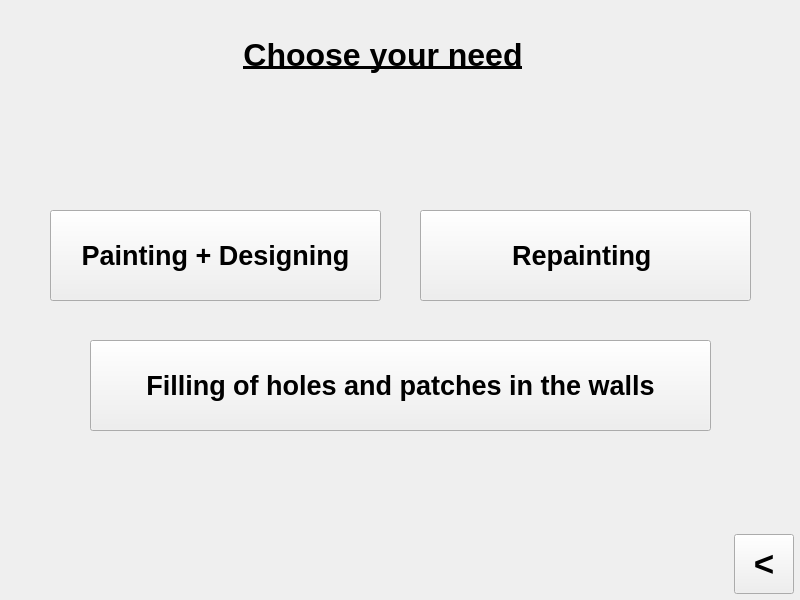
<?xml version="1.0" encoding="UTF-8"?>
<ui version="4.0">
 <class>MainWindow</class>
 <widget class="QMainWindow" name="MainWindow">
  <property name="geometry">
   <rect>
    <x>0</x>
    <y>0</y>
    <width>800</width>
    <height>600</height>
   </rect>
  </property>
  <property name="minimumSize">
   <size>
    <width>800</width>
    <height>600</height>
   </size>
  </property>
  <property name="maximumSize">
   <size>
    <width>800</width>
    <height>600</height>
   </size>
  </property>
  <property name="windowTitle">
   <string>SWEEP</string>
  </property>
  <property name="windowIcon">
   <iconset>
    <normaloff>logo.jpg</normaloff>logo.jpg</iconset>
  </property>
  <widget class="QWidget" name="centralwidget">
   <widget class="QPushButton" name="pushButton_back">
    <property name="geometry">
     <rect>
      <x>734</x>
      <y>534</y>
      <width>60</width>
      <height>60</height>
     </rect>
    </property>
    <property name="minimumSize">
     <size>
      <width>60</width>
      <height>60</height>
     </size>
    </property>
    <property name="maximumSize">
     <size>
      <width>60</width>
      <height>60</height>
     </size>
    </property>
    <property name="font">
     <font>
      <pointsize>26</pointsize>
      <weight>75</weight>
      <bold>true</bold>
     </font>
    </property>
    <property name="text">
     <string>&lt;</string>
    </property>
   </widget>
   <widget class="QLabel" name="label">
    <property name="geometry">
     <rect>
      <x>240</x>
      <y>0</y>
      <width>286</width>
      <height>111</height>
     </rect>
    </property>
    <property name="minimumSize">
     <size>
      <width>0</width>
      <height>111</height>
     </size>
    </property>
    <property name="maximumSize">
     <size>
      <width>16777215</width>
      <height>111</height>
     </size>
    </property>
    <property name="styleSheet">
     <string notr="true">color: black
</string>
    </property>
    <property name="text">
     <string>&lt;html&gt;&lt;head/&gt;&lt;body&gt;&lt;p align=&quot;center&quot;&gt;&lt;span style=&quot; font-size:24pt; font-weight:600; text-decoration: underline;&quot;&gt;Choose your need&lt;/span&gt;&lt;/p&gt;&lt;/body&gt;&lt;/html&gt;</string>
    </property>
   </widget>
   <widget class="QPushButton" name="pushButton_repaint">
    <property name="geometry">
     <rect>
      <x>420</x>
      <y>210</y>
      <width>331</width>
      <height>91</height>
     </rect>
    </property>
    <property name="font">
     <font>
      <pointsize>20</pointsize>
      <weight>75</weight>
      <bold>true</bold>
     </font>
    </property>
    <property name="text">
     <string>Repainting </string>
    </property>
   </widget>
   <widget class="QPushButton" name="pushButton_holepatch">
    <property name="geometry">
     <rect>
      <x>90</x>
      <y>340</y>
      <width>621</width>
      <height>91</height>
     </rect>
    </property>
    <property name="font">
     <font>
      <pointsize>20</pointsize>
      <weight>75</weight>
      <bold>true</bold>
     </font>
    </property>
    <property name="text">
     <string>Filling of holes and patches in the walls</string>
    </property>
   </widget>
   <widget class="QPushButton" name="pushButton_paintdesign">
    <property name="geometry">
     <rect>
      <x>50</x>
      <y>210</y>
      <width>331</width>
      <height>91</height>
     </rect>
    </property>
    <property name="font">
     <font>
      <pointsize>20</pointsize>
      <weight>75</weight>
      <bold>true</bold>
     </font>
    </property>
    <property name="text">
     <string>Painting + Designing</string>
    </property>
   </widget>
   <widget class="QLabel" name="label_2">
    <property name="geometry">
     <rect>
      <x>0</x>
      <y>0</y>
      <width>800</width>
      <height>600</height>
     </rect>
    </property>
    <property name="text">
     <string/>
    </property>
    <property name="pixmap">
     <pixmap>IMG_0536.jpeg</pixmap>
    </property>
    <property name="scaledContents">
     <bool>true</bool>
    </property>
   </widget>
   <zorder>label_2</zorder>
   <zorder>pushButton_back</zorder>
   <zorder>label</zorder>
   <zorder>pushButton_repaint</zorder>
   <zorder>pushButton_holepatch</zorder>
   <zorder>pushButton_paintdesign</zorder>
  </widget>
 </widget>
 <tabstops>
  <tabstop>pushButton_back</tabstop>
 </tabstops>
 <resources/>
 <connections/>
</ui>
